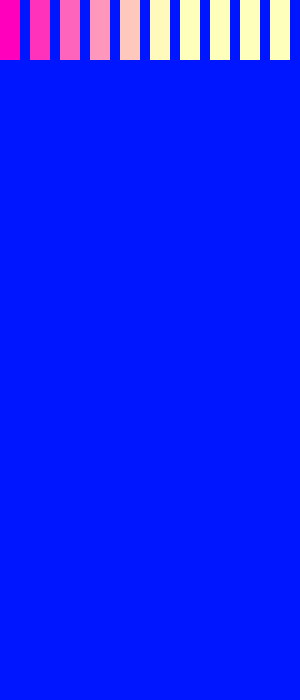
Frame 1 (no input)
Frame 60 (the mouse pressed at the canvas centre just before this capture): blank canvas, image omitted
Frame 120 (the mouse held since frame 60 and released just before this capture): blank canvas, image omitted

The Processing sketch that drew this single still picture (run headless with seeded random() and noise(); from frame 60 on, the mouse is pressed at the canvas centre):

// Processing sketch: processing_67055
// ── processing_67055.pde

/*
  Arrays - Ultra Intro
  
  With just one array
  
*/
int number = 10;
int spacing = 30;

float[] circleY = new float[number];
float[] vels = new float[number];
float[] accs = new float[number];

void setup() {
 size(300, 700);
 frameRate(12);
 smooth();
 noStroke();
 for(int i = 0; i<number; i++){ // setting all the balls' initial values to 0
   circleY[i] = 0;
   vels[i] = random(0, 5);
   accs[i] = random(2, 2);
   

}
  }

void draw() {
background(0, 22, 255);
for (int i = 0; i < number; i++) {
fill(255, i*50, 188);
rect((i*spacing), circleY[i], 20, 60);
accs[i] = random(2, 2);
vels[i] = vels[i] + accs[i];
 circleY[i] = circleY[i] + vels[i];

  }
}
